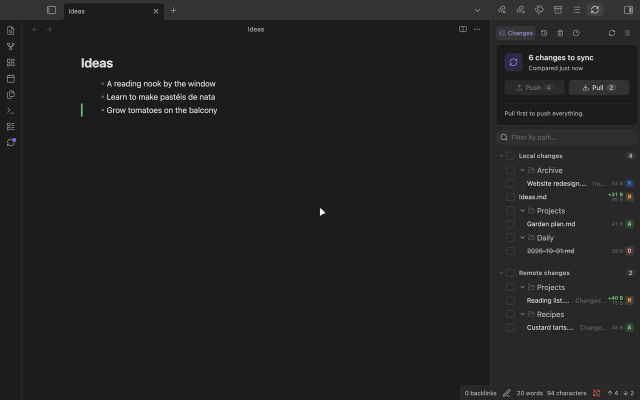
#> input picture docs/demos/changes.webp, 1280 x 800 px (shown at 1/2 size); its folder holds only this picture in this run
$ python listing.py
#> lines starting #> are read from the running program, lines starting #| are printed output that depends on the picture
"""The 1200x800 screenshots of the community.obsidian.md listing: a demo frame on the hero background.

Frame indexes belong to one recording; after a re-record pick new ones with `frames.py sheet NAME`.
"""

import os
import subprocess
from pathlib import Path
from urllib.parse import urlencode

from PIL import Image

ROOT = Path(__file__).parents[2]
OUT = ROOT / "artifacts/listing"
TEMPLATE = Path(__file__).with_name("listing.html")
CHROME = os.environ.get("CHROME", "C:/Program Files/Google/Chrome/Application/chrome.exe")

# (file, demo, frame, title, subtitle)
SHOTS = [
    ("1-source-control", "changes", 28, "Source control for your vault", "Local and remote changes in one panel, with a diff for every file."),
    ("2-merge", "merge", 112, "Merge conflicts in three panes", "Edits that do not overlap merge on their own. Resolve the rest side by side."),
    ("3-history", "history", 180, "Every version of a note", "Compare saved versions, pin the ones that matter, restore any of them."),
    ("4-timeline", "timeline", 128, "Put the whole vault back", "A timeline of every push, with a restore to any point in it."),
    ("5-live", "live", 126, "Edit together in real time", "Two devices work on the same note live, through your own relay."),
]


def render(name, demo, index, title, sub):
#> called with name = '1-source-control', demo = 'changes', index = 28, title = 'Source control for your vault'
    image = Image.open(ROOT / f"docs/demos/{demo}.webp")
#> image is the input picture: PIL image 1280x800 RGBA; mean R, G, B, A 33.5, 33.5, 33.5, 255
    image.seek(index)
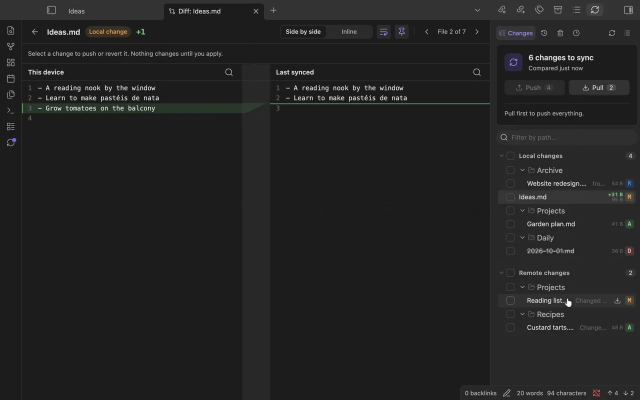
#> image: PIL image 1280x800 RGBA (shown at 1/2 size); mean R, G, B, A 34.9, 35, 34.9, 255
    frame = OUT / "src" / f"{demo}.png"
    frame.parent.mkdir(parents=True, exist_ok=True)
    image.convert("RGB").save(frame)
    query = urlencode({"img": frame.as_uri(), "title": title, "sub": sub})
    subprocess.run(
        [
            CHROME,
            "--headless",
            "--disable-gpu",
            "--hide-scrollbars",
            "--window-size=1200,800",
            "--force-device-scale-factor=1",
            f"--screenshot={OUT / f'{name}.png'}",
            f"{TEMPLATE.as_uri()}?{query}",
        ],
        check=True,
        capture_output=True,
    )
#> (this line was passed over: subprocess is not available in this run)


for shot in SHOTS:
#> (the run stopped early here; a loop or call above may not have finished)
